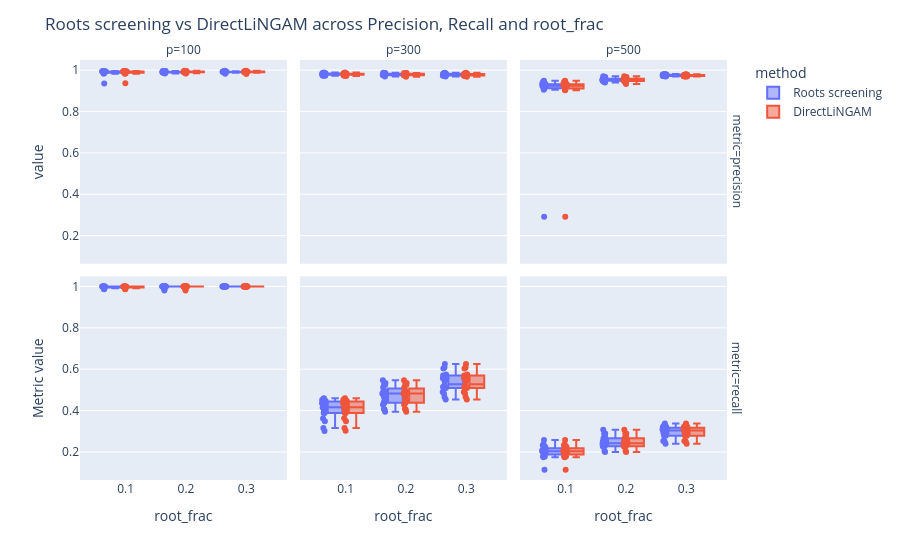

Here is the notebook cell this chart was saved with:
### Code cell
fig_metrics = px.box(
    metrics_long[(metrics_long['metric'] != "shd") & (metrics_long['metric'] != "mse")],
    x='root_frac',
    y='value',
    color='method',
    facet_row='metric',
    facet_col='p',
    category_orders={
        'metric': ['precision', 'recall'],
        'root_frac': [0.1, 0.2, 0.3],
        'p': [100, 300, 500]
    },
    points='all',  # show all runs
)

fig_metrics.update_layout(
    title='Roots screening vs DirectLiNGAM across Precision, Recall and root_frac',
    boxmode='group',
    yaxis_title='Metric value'
)
fig_metrics.show()

### Figure 1 — Plotly figure (JSON) as saved in the notebook; plotly's stock layout.template omitted (floating-point values rounded to 4 significant figures)
{"data": [{"alignmentgroup": "True", "boxpoints": "all", "hovertemplate": "method=Roots screening<br>metric=precision<br>p=100<br>root_frac=%{x}<br>value=%{y}<extra></extra>", "legendgroup": "Roots screening", "marker": {"color": "#636efa"}, "name": "Roots screening", "notched": false, "offsetgroup": "Roots screening", "orientation": "v", "showlegend": true, "type": "box", "x": [0.1, 0.1, 0.1, 0.1, 0.1, 0.1, 0.1, 0.1, 0.1, 0.1, 0.1, 0.1, 0.1, 0.1, 0.1, 0.1, 0.1, 0.1, 0.1, 0.1, 0.2, 0.2, 0.2, 0.2, 0.2, 0.2, 0.2, 0.2, 0.2, 0.2, 0.2, 0.2, 0.2, 0.2, 0.2, 0.2, 0.2, 0.2, 0.2, 0.2, 0.3, 0.3, 0.3, 0.3, 0.3, 0.3, 0.3, 0.3, 0.3, 0.3, 0.3, 0.3, 0.3, 0.3, 0.3, 0.3, 0.3, 0.3, 0.3, 0.3], "x0": " ", "xaxis": "x4", "y": [0.9932, 0.9921, 0.996, 0.9894, 0.9858, 0.9934, 0.9877, 0.9937, 0.991, 0.9894, 0.9946, 0.9878, 0.9828, 0.9361, 0.9931, 0.996, 0.9942, 0.9888, 0.9932, 0.9871, 0.9889, 0.9878, 0.9932, 0.9836, 0.988, 0.9918, 0.9887, 0.9961, 0.992, 0.9865, 0.9945, 0.9902, 0.9903, 0.9875, 0.9929, 0.9931, 0.9925, 0.9956, 0.9916, 0.9909, 0.9926, 0.9944, 0.9928, 0.9927, 0.9832, 0.99, 0.9925, 0.9919, 0.9903, 0.9915, 0.9898, 0.9927, 0.9873, 0.997, 0.9925, 0.9901, 0.9953, 0.9939, 0.9927, 0.9891], "y0": " ", "yaxis": "y4"}, {"alignmentgroup": "True", "boxpoints": "all", "hovertemplate": "method=DirectLiNGAM<br>metric=precision<br>p=100<br>root_frac=%{x}<br>value=%{y}<extra></extra>", "legendgroup": "DirectLiNGAM", "marker": {"color": "#EF553B"}, "name": "DirectLiNGAM", "notched": false, "offsetgroup": "DirectLiNGAM", "orientation": "v", "showlegend": true, "type": "box", "x": [0.1, 0.1, 0.1, 0.1, 0.1, 0.1, 0.1, 0.1, 0.1, 0.1, 0.1, 0.1, 0.1, 0.1, 0.1, 0.1, 0.1, 0.1, 0.1, 0.1, 0.2, 0.2, 0.2, 0.2, 0.2, 0.2, 0.2, 0.2, 0.2, 0.2, 0.2, 0.2, 0.2, 0.2, 0.2, 0.2, 0.2, 0.2, 0.2, 0.2, 0.3, 0.3, 0.3, 0.3, 0.3, 0.3, 0.3, 0.3, 0.3, 0.3, 0.3, 0.3, 0.3, 0.3, 0.3, 0.3, 0.3, 0.3, 0.3, 0.3], "x0": " ", "xaxis": "x4", "y": [0.9946, 0.9921, 0.996, 0.9894, 0.9846, 0.9934, 0.9877, 0.9937, 0.9897, 0.9908, 0.9946, 0.9878, 0.9828, 0.9373, 0.9931, 0.996, 0.9942, 0.9888, 0.9906, 0.9871, 0.9903, 0.9905, 0.9932, 0.9836, 0.9893, 0.9918, 0.9887, 0.9961, 0.992, 0.9852, 0.9945, 0.9902, 0.9903, 0.9875, 0.9929, 0.9931, 0.9925, 0.9971, 0.9916, 0.9935, 0.9956, 0.9944, 0.9928, 0.9942, 0.9819, 0.9886, 0.9925, 0.9906, 0.9903, 0.9915, 0.9912, 0.9913, 0.9873, 0.997, 0.9925, 0.9901, 0.9922, 0.9954, 0.9927, 0.9891], "y0": " ", "yaxis": "y4"}, {"alignmentgroup": "True", "boxpoints": "all", "hovertemplate": "method=Roots screening<br>metric=precision<br>p=300<br>root_frac=%{x}<br>value=%{y}<extra></extra>", "legendgroup": "Roots screening", "marker": {"color": "#636efa"}, "name": "Roots screening", "notched": false, "offsetgroup": "Roots screening", "orientation": "v", "showlegend": false, "type": "box", "x": [0.1, 0.1, 0.1, 0.1, 0.1, 0.1, 0.1, 0.1, 0.1, 0.1, 0.1, 0.1, 0.1, 0.1, 0.1, 0.1, 0.1, 0.1, 0.1, 0.1, 0.2, 0.2, 0.2, 0.2, 0.2, 0.2, 0.2, 0.2, 0.2, 0.2, 0.2, 0.2, 0.2, 0.2, 0.2, 0.2, 0.2, 0.2, 0.2, 0.2, 0.3, 0.3, 0.3, 0.3, 0.3, 0.3, 0.3, 0.3, 0.3, 0.3, 0.3, 0.3, 0.3, 0.3, 0.3, 0.3, 0.3, 0.3, 0.3, 0.3], "x0": " ", "xaxis": "x5", "y": [0.9773, 0.9826, 0.9882, 0.9797, 0.9789, 0.9848, 0.9759, 0.9817, 0.9747, 0.9791, 0.9804, 0.9731, 0.9778, 0.9853, 0.9784, 0.9859, 0.9727, 0.9816, 0.9799, 0.9864, 0.9757, 0.9766, 0.9869, 0.9693, 0.9739, 0.9776, 0.9785, 0.9844, 0.982, 0.9757, 0.9751, 0.9818, 0.9762, 0.9873, 0.976, 0.9784, 0.9788, 0.986, 0.9757, 0.9844, 0.9823, 0.9751, 0.9873, 0.9735, 0.9779, 0.9835, 0.9834, 0.9755, 0.9842, 0.9773, 0.9758, 0.9694, 0.9736, 0.9787, 0.9747, 0.9813, 0.9744, 0.9868, 0.9736, 0.9785], "y0": " ", "yaxis": "y5"}, {"alignmentgroup": "True", "boxpoints": "all", "hovertemplate": "method=DirectLiNGAM<br>metric=precision<br>p=300<br>root_frac=%{x}<br>value=%{y}<extra></extra>", "legendgroup": "DirectLiNGAM", "marker": {"color": "#EF553B"}, "name": "DirectLiNGAM", "notched": false, "offsetgroup": "DirectLiNGAM", "orientation": "v", "showlegend": false, "type": "box", "x": [0.1, 0.1, 0.1, 0.1, 0.1, 0.1, 0.1, 0.1, 0.1, 0.1, 0.1, 0.1, 0.1, 0.1, 0.1, 0.1, 0.1, 0.1, 0.1, 0.1, 0.2, 0.2, 0.2, 0.2, 0.2, 0.2, 0.2, 0.2, 0.2, 0.2, 0.2, 0.2, 0.2, 0.2, 0.2, 0.2, 0.2, 0.2, 0.2, 0.2, 0.3, 0.3, 0.3, 0.3, 0.3, 0.3, 0.3, 0.3, 0.3, 0.3, 0.3, 0.3, 0.3, 0.3, 0.3, 0.3, 0.3, 0.3, 0.3, 0.3], "x0": " ", "xaxis": "x5", "y": [0.977, 0.9823, 0.9882, 0.9797, 0.9785, 0.984, 0.9759, 0.9814, 0.9743, 0.9788, 0.9808, 0.9724, 0.9778, 0.9853, 0.9784, 0.9859, 0.973, 0.9813, 0.9799, 0.986, 0.9751, 0.9757, 0.9869, 0.9687, 0.9737, 0.9773, 0.9755, 0.9832, 0.9827, 0.9752, 0.9744, 0.9808, 0.9756, 0.9869, 0.9757, 0.9784, 0.9815, 0.9857, 0.9752, 0.9836, 0.9801, 0.9743, 0.9873, 0.9721, 0.9776, 0.9817, 0.9824, 0.9749, 0.9835, 0.9788, 0.9749, 0.9687, 0.9722, 0.9779, 0.9739, 0.9809, 0.9758, 0.9865, 0.9728, 0.9785], "y0": " ", "yaxis": "y5"}, {"alignmentgroup": "True", "boxpoints": "all", "hovertemplate": "method=Roots screening<br>metric=precision<br>p=500<br>root_frac=%{x}<br>value=%{y}<extra></extra>", "legendgroup": "Roots screening", "marker": {"color": "#636efa"}, "name": "Roots screening", "notched": false, "offsetgroup": "Roots screening", "orientation": "v", "showlegend": false, "type": "box", "x": [0.1, 0.1, 0.1, 0.1, 0.1, 0.1, 0.1, 0.1, 0.1, 0.1, 0.1, 0.1, 0.1, 0.1, 0.1, 0.1, 0.1, 0.1, 0.1, 0.1, 0.2, 0.2, 0.2, 0.2, 0.2, 0.2, 0.2, 0.2, 0.2, 0.2, 0.2, 0.2, 0.2, 0.2, 0.2, 0.2, 0.2, 0.2, 0.2, 0.2, 0.3, 0.3, 0.3, 0.3, 0.3, 0.3, 0.3, 0.3, 0.3, 0.3, 0.3, 0.3, 0.3, 0.3, 0.3, 0.3, 0.3, 0.3, 0.3, 0.3], "x0": " ", "xaxis": "x6", "y": [0.9122, 0.91, 0.9278, 0.9226, 0.2918, 0.9104, 0.9195, 0.9323, 0.9134, 0.9397, 0.9191, 0.9491, 0.9258, 0.9326, 0.9265, 0.9314, 0.922, 0.9467, 0.9057, 0.9352, 0.9613, 0.9571, 0.9555, 0.9477, 0.9518, 0.9569, 0.9549, 0.9505, 0.9445, 0.9399, 0.9665, 0.9446, 0.9542, 0.9527, 0.9496, 0.961, 0.9494, 0.9665, 0.9706, 0.9482, 0.9811, 0.9774, 0.9794, 0.971, 0.969, 0.9744, 0.9722, 0.9721, 0.978, 0.9714, 0.9758, 0.9787, 0.9757, 0.9801, 0.9763, 0.9715, 0.9731, 0.9736, 0.9762, 0.979], "y0": " ", "yaxis": "y6"}, {"alignmentgroup": "True", "boxpoints": "all", "hovertemplate": "method=DirectLiNGAM<br>metric=precision<br>p=500<br>root_frac=%{x}<br>value=%{y}<extra></extra>", "legendgroup": "DirectLiNGAM", "marker": {"color": "#EF553B"}, "name": "DirectLiNGAM", "notched": false, "offsetgroup": "DirectLiNGAM", "orientation": "v", "showlegend": false, "type": "box", "x": [0.1, 0.1, 0.1, 0.1, 0.1, 0.1, 0.1, 0.1, 0.1, 0.1, 0.1, 0.1, 0.1, 0.1, 0.1, 0.1, 0.1, 0.1, 0.1, 0.1, 0.2, 0.2, 0.2, 0.2, 0.2, 0.2, 0.2, 0.2, 0.2, 0.2, 0.2, 0.2, 0.2, 0.2, 0.2, 0.2, 0.2, 0.2, 0.2, 0.2, 0.3, 0.3, 0.3, 0.3, 0.3, 0.3, 0.3, 0.3, 0.3, 0.3, 0.3, 0.3, 0.3, 0.3, 0.3, 0.3, 0.3, 0.3, 0.3, 0.3], "x0": " ", "xaxis": "x6", "y": [0.903, 0.9102, 0.9281, 0.921, 0.2915, 0.9106, 0.9191, 0.9327, 0.913, 0.9396, 0.9243, 0.9489, 0.9251, 0.932, 0.9265, 0.9302, 0.9217, 0.946, 0.9044, 0.935, 0.9598, 0.9566, 0.9544, 0.9467, 0.9525, 0.9564, 0.9573, 0.9328, 0.9462, 0.9394, 0.9663, 0.9433, 0.9535, 0.9519, 0.9492, 0.961, 0.9492, 0.967, 0.9704, 0.9478, 0.9803, 0.9772, 0.9783, 0.9701, 0.969, 0.9725, 0.9695, 0.9717, 0.9757, 0.971, 0.9751, 0.978, 0.9747, 0.9767, 0.9748, 0.9708, 0.9718, 0.9723, 0.9748, 0.9788], "y0": " ", "yaxis": "y6"}, {"alignmentgroup": "True", "boxpoints": "all", "hovertemplate": "method=Roots screening<br>metric=recall<br>p=100<br>root_frac=%{x}<br>value=%{y}<extra></extra>", "legendgroup": "Roots screening", "marker": {"color": "#636efa"}, "name": "Roots screening", "notched": false, "offsetgroup": "Roots screening", "orientation": "v", "showlegend": false, "type": "box", "x": [0.1, 0.1, 0.1, 0.1, 0.1, 0.1, 0.1, 0.1, 0.1, 0.1, 0.1, 0.1, 0.1, 0.1, 0.1, 0.1, 0.1, 0.1, 0.1, 0.1, 0.2, 0.2, 0.2, 0.2, 0.2, 0.2, 0.2, 0.2, 0.2, 0.2, 0.2, 0.2, 0.2, 0.2, 0.2, 0.2, 0.2, 0.2, 0.2, 0.2, 0.3, 0.3, 0.3, 0.3, 0.3, 0.3, 0.3, 0.3, 0.3, 0.3, 0.3, 0.3, 0.3, 0.3, 0.3, 0.3, 0.3, 0.3, 0.3, 0.3], "x0": " ", "xaxis": "x", "y": [1.0, 0.9987, 0.9881, 0.996, 0.9987, 1.0, 1.0, 0.9913, 0.9987, 1.0, 0.9973, 1.0, 0.9947, 0.9959, 1.0, 1.0, 1.0, 1.0, 0.9946, 0.9871, 1.0, 1.0, 1.0, 1.0, 0.9973, 1.0, 1.0, 0.9872, 1.0, 1.0, 1.0, 1.0, 0.9807, 1.0, 1.0, 1.0, 1.0, 1.0, 0.993, 1.0, 1.0, 1.0, 1.0, 1.0, 1.0, 1.0, 1.0, 1.0, 1.0, 1.0, 1.0, 1.0, 1.0, 1.0, 1.0, 1.0, 1.0, 1.0, 1.0, 1.0], "y0": " ", "yaxis": "y"}, {"alignmentgroup": "True", "boxpoints": "all", "hovertemplate": "method=DirectLiNGAM<br>metric=recall<br>p=100<br>root_frac=%{x}<br>value=%{y}<extra></extra>", "legendgroup": "DirectLiNGAM", "marker": {"color": "#EF553B"}, "name": "DirectLiNGAM", "notched": false, "offsetgroup": "DirectLiNGAM", "orientation": "v", "showlegend": false, "type": "box", "x": [0.1, 0.1, 0.1, 0.1, 0.1, 0.1, 0.1, 0.1, 0.1, 0.1, 0.1, 0.1, 0.1, 0.1, 0.1, 0.1, 0.1, 0.1, 0.1, 0.1, 0.2, 0.2, 0.2, 0.2, 0.2, 0.2, 0.2, 0.2, 0.2, 0.2, 0.2, 0.2, 0.2, 0.2, 0.2, 0.2, 0.2, 0.2, 0.2, 0.2, 0.3, 0.3, 0.3, 0.3, 0.3, 0.3, 0.3, 0.3, 0.3, 0.3, 0.3, 0.3, 0.3, 0.3, 0.3, 0.3, 0.3, 0.3, 0.3, 0.3], "x0": " ", "xaxis": "x", "y": [1.0, 0.9987, 0.9881, 0.996, 0.9987, 1.0, 1.0, 0.9913, 0.9987, 1.0, 0.9973, 1.0, 0.9947, 0.9959, 1.0, 1.0, 1.0, 1.0, 0.9946, 0.9871, 1.0, 1.0, 1.0, 1.0, 0.9973, 1.0, 1.0, 0.9872, 1.0, 1.0, 1.0, 1.0, 0.9807, 1.0, 1.0, 1.0, 1.0, 1.0, 0.993, 1.0, 1.0, 1.0, 1.0, 1.0, 1.0, 1.0, 1.0, 1.0, 1.0, 1.0, 1.0, 1.0, 1.0, 1.0, 1.0, 1.0, 1.0, 1.0, 1.0, 1.0], "y0": " ", "yaxis": "y"}, {"alignmentgroup": "True", "boxpoints": "all", "hovertemplate": "method=Roots screening<br>metric=recall<br>p=300<br>root_frac=%{x}<br>value=%{y}<extra></extra>", "legendgroup": "Roots screening", "marker": {"color": "#636efa"}, "name": "Roots screening", "notched": false, "offsetgroup": "Roots screening", "orientation": "v", "showlegend": false, "type": "box", "x": [0.1, 0.1, 0.1, 0.1, 0.1, 0.1, 0.1, 0.1, 0.1, 0.1, 0.1, 0.1, 0.1, 0.1, 0.1, 0.1, 0.1, 0.1, 0.1, 0.1, 0.2, 0.2, 0.2, 0.2, 0.2, 0.2, 0.2, 0.2, 0.2, 0.2, 0.2, 0.2, 0.2, 0.2, 0.2, 0.2, 0.2, 0.2, 0.2, 0.2, 0.3, 0.3, 0.3, 0.3, 0.3, 0.3, 0.3, 0.3, 0.3, 0.3, 0.3, 0.3, 0.3, 0.3, 0.3, 0.3, 0.3, 0.3, 0.3, 0.3], "x0": " ", "xaxis": "x2", "y": [0.4602, 0.4034, 0.3018, 0.4317, 0.4148, 0.3879, 0.4357, 0.4137, 0.451, 0.4503, 0.3156, 0.4467, 0.4342, 0.388, 0.4168, 0.3484, 0.4421, 0.4028, 0.4566, 0.3622, 0.4925, 0.4854, 0.4078, 0.5469, 0.5244, 0.4617, 0.4824, 0.5012, 0.4286, 0.5337, 0.4362, 0.4786, 0.5131, 0.3948, 0.4817, 0.5286, 0.4406, 0.4491, 0.4878, 0.4048, 0.5082, 0.574, 0.4826, 0.5686, 0.5381, 0.5153, 0.4659, 0.6081, 0.4535, 0.5108, 0.5135, 0.6252, 0.5588, 0.5569, 0.5695, 0.5136, 0.5495, 0.4892, 0.6031, 0.5097], "y0": " ", "yaxis": "y2"}, {"alignmentgroup": "True", "boxpoints": "all", "hovertemplate": "method=DirectLiNGAM<br>metric=recall<br>p=300<br>root_frac=%{x}<br>value=%{y}<extra></extra>", "legendgroup": "DirectLiNGAM", "marker": {"color": "#EF553B"}, "name": "DirectLiNGAM", "notched": false, "offsetgroup": "DirectLiNGAM", "orientation": "v", "showlegend": false, "type": "box", "x": [0.1, 0.1, 0.1, 0.1, 0.1, 0.1, 0.1, 0.1, 0.1, 0.1, 0.1, 0.1, 0.1, 0.1, 0.1, 0.1, 0.1, 0.1, 0.1, 0.1, 0.2, 0.2, 0.2, 0.2, 0.2, 0.2, 0.2, 0.2, 0.2, 0.2, 0.2, 0.2, 0.2, 0.2, 0.2, 0.2, 0.2, 0.2, 0.2, 0.2, 0.3, 0.3, 0.3, 0.3, 0.3, 0.3, 0.3, 0.3, 0.3, 0.3, 0.3, 0.3, 0.3, 0.3, 0.3, 0.3, 0.3, 0.3, 0.3, 0.3], "x0": " ", "xaxis": "x2", "y": [0.4602, 0.4037, 0.3021, 0.4318, 0.4148, 0.3877, 0.4357, 0.4135, 0.451, 0.4503, 0.3156, 0.4467, 0.434, 0.3882, 0.4168, 0.3482, 0.4421, 0.4029, 0.4566, 0.3625, 0.4925, 0.4854, 0.408, 0.5469, 0.5246, 0.4617, 0.4824, 0.5012, 0.4286, 0.5335, 0.4362, 0.4784, 0.5132, 0.3947, 0.4816, 0.5286, 0.4406, 0.4491, 0.488, 0.4047, 0.5082, 0.574, 0.4826, 0.5686, 0.5381, 0.5153, 0.4659, 0.6081, 0.4535, 0.5108, 0.5138, 0.6252, 0.5588, 0.5569, 0.5695, 0.5134, 0.5495, 0.4892, 0.6029, 0.5097], "y0": " ", "yaxis": "y2"}, {"alignmentgroup": "True", "boxpoints": "all", "hovertemplate": "method=Roots screening<br>metric=recall<br>p=500<br>root_frac=%{x}<br>value=%{y}<extra></extra>", "legendgroup": "Roots screening", "marker": {"color": "#636efa"}, "name": "Roots screening", "notched": false, "offsetgroup": "Roots screening", "orientation": "v", "showlegend": false, "type": "box", "x": [0.1, 0.1, 0.1, 0.1, 0.1, 0.1, 0.1, 0.1, 0.1, 0.1, 0.1, 0.1, 0.1, 0.1, 0.1, 0.1, 0.1, 0.1, 0.1, 0.1, 0.2, 0.2, 0.2, 0.2, 0.2, 0.2, 0.2, 0.2, 0.2, 0.2, 0.2, 0.2, 0.2, 0.2, 0.2, 0.2, 0.2, 0.2, 0.2, 0.2, 0.3, 0.3, 0.3, 0.3, 0.3, 0.3, 0.3, 0.3, 0.3, 0.3, 0.3, 0.3, 0.3, 0.3, 0.3, 0.3, 0.3, 0.3, 0.3, 0.3], "x0": " ", "xaxis": "x3", "y": [0.1789, 0.2034, 0.2067, 0.2023, 0.1137, 0.174, 0.1938, 0.2287, 0.1909, 0.2052, 0.1774, 0.2574, 0.2055, 0.2245, 0.196, 0.2366, 0.1841, 0.212, 0.2001, 0.2323, 0.2662, 0.2452, 0.2257, 0.2502, 0.2652, 0.2308, 0.2541, 0.2761, 0.2045, 0.2001, 0.2379, 0.2565, 0.2327, 0.2288, 0.2251, 0.3068, 0.2882, 0.2891, 0.2269, 0.2365, 0.2784, 0.3087, 0.3049, 0.2989, 0.29, 0.3197, 0.3109, 0.3299, 0.2397, 0.2527, 0.2528, 0.2933, 0.338, 0.2502, 0.3051, 0.3222, 0.3152, 0.3234, 0.2779, 0.3028], "y0": " ", "yaxis": "y3"}, {"alignmentgroup": "True", "boxpoints": "all", "hovertemplate": "method=DirectLiNGAM<br>metric=recall<br>p=500<br>root_frac=%{x}<br>value=%{y}<extra></extra>", "legendgroup": "DirectLiNGAM", "marker": {"color": "#EF553B"}, "name": "DirectLiNGAM", "notched": false, "offsetgroup": "DirectLiNGAM", "orientation": "v", "showlegend": false, "type": "box", "x": [0.1, 0.1, 0.1, 0.1, 0.1, 0.1, 0.1, 0.1, 0.1, 0.1, 0.1, 0.1, 0.1, 0.1, 0.1, 0.1, 0.1, 0.1, 0.1, 0.1, 0.2, 0.2, 0.2, 0.2, 0.2, 0.2, 0.2, 0.2, 0.2, 0.2, 0.2, 0.2, 0.2, 0.2, 0.2, 0.2, 0.2, 0.2, 0.2, 0.2, 0.3, 0.3, 0.3, 0.3, 0.3, 0.3, 0.3, 0.3, 0.3, 0.3, 0.3, 0.3, 0.3, 0.3, 0.3, 0.3, 0.3, 0.3, 0.3, 0.3], "x0": " ", "xaxis": "x3", "y": [0.1788, 0.2033, 0.2067, 0.2023, 0.1136, 0.1739, 0.1941, 0.2288, 0.1909, 0.2051, 0.1775, 0.2574, 0.2054, 0.2245, 0.196, 0.2366, 0.1841, 0.2121, 0.2001, 0.2323, 0.2662, 0.2451, 0.2259, 0.2502, 0.2651, 0.2308, 0.2543, 0.2759, 0.2044, 0.2001, 0.2379, 0.2564, 0.2325, 0.2289, 0.2252, 0.3068, 0.2882, 0.289, 0.227, 0.2365, 0.2784, 0.3087, 0.3049, 0.2989, 0.29, 0.3197, 0.3109, 0.3299, 0.2397, 0.2527, 0.2527, 0.2934, 0.338, 0.2502, 0.3051, 0.3221, 0.3152, 0.3233, 0.2778, 0.3028], "y0": " ", "yaxis": "y3"}], "layout": {"annotations": [{"font": {}, "showarrow": false, "text": "p=100", "x": 0.1567, "xanchor": "center", "xref": "paper", "y": 1, "yanchor": "bottom", "yref": "paper"}, {"font": {}, "showarrow": false, "text": "p=300", "x": 0.49, "xanchor": "center", "xref": "paper", "y": 1, "yanchor": "bottom", "yref": "paper"}, {"font": {}, "showarrow": false, "text": "p=500", "x": 0.8233, "xanchor": "center", "xref": "paper", "y": 1, "yanchor": "bottom", "yref": "paper"}, {"font": {}, "showarrow": false, "text": "metric=recall", "textangle": 90, "x": 0.98, "xanchor": "left", "xref": "paper", "y": 0.2425, "yanchor": "middle", "yref": "paper"}, {"font": {}, "showarrow": false, "text": "metric=precision", "textangle": 90, "x": 0.98, "xanchor": "left", "xref": "paper", "y": 0.7575, "yanchor": "middle", "yref": "paper"}], "boxmode": "group", "legend": {"title": {"text": "method"}, "tracegroupgap": 0}, "margin": {"t": 60}, "title": {"text": "Roots screening vs DirectLiNGAM across Precision, Recall and root_frac"}, "xaxis": {"anchor": "y", "categoryarray": [0.1, 0.2, 0.3], "categoryorder": "array", "domain": [0, 0.3133], "title": {"text": "root_frac"}}, "xaxis2": {"anchor": "y2", "categoryarray": [0.1, 0.2, 0.3], "categoryorder": "array", "domain": [0.3333, 0.6467], "matches": "x", "title": {"text": "root_frac"}}, "xaxis3": {"anchor": "y3", "categoryarray": [0.1, 0.2, 0.3], "categoryorder": "array", "domain": [0.6667, 0.98], "matches": "x", "title": {"text": "root_frac"}}, "xaxis4": {"anchor": "y4", "domain": [0, 0.3133], "matches": "x", "showticklabels": false}, "xaxis5": {"anchor": "y5", "domain": [0.3333, 0.6467], "matches": "x", "showticklabels": false}, "xaxis6": {"anchor": "y6", "domain": [0.6667, 0.98], "matches": "x", "showticklabels": false}, "yaxis": {"anchor": "x", "domain": [0, 0.485], "title": {"text": "Metric value"}}, "yaxis2": {"anchor": "x2", "domain": [0, 0.485], "matches": "y", "showticklabels": false}, "yaxis3": {"anchor": "x3", "domain": [0, 0.485], "matches": "y", "showticklabels": false}, "yaxis4": {"anchor": "x4", "domain": [0.515, 1], "matches": "y", "title": {"text": "value"}}, "yaxis5": {"anchor": "x5", "domain": [0.515, 1], "matches": "y", "showticklabels": false}, "yaxis6": {"anchor": "x6", "domain": [0.515, 1], "matches": "y", "showticklabels": false}}}
